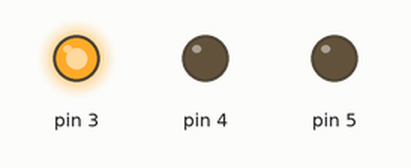
A sketch run on a simulated Arduino Uno, built with avr-gcc and run on an emulated ATmega328P. On the bench: output pins drawn as LEDs (lit = HIGH).

Above: at 0.1 s.
At 40.1 s:
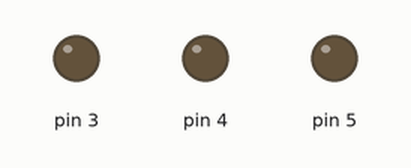
At 60.1 s:
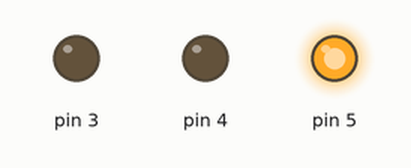
At 120.1 s:
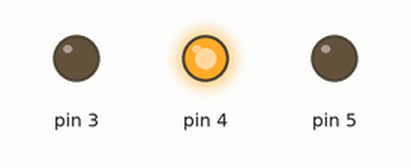
Timing chart, 0 to 121.6 s (numbered marks = the images above):
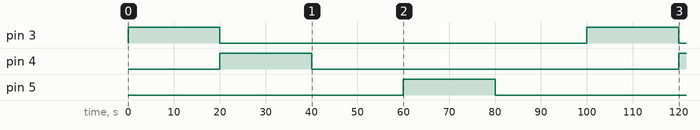

Measured:
- by itself, pin 3: alternates HIGH for 20.0 s and LOW for 80.0 s
- by itself, pin 4: LOW → HIGH at 20.0 s, → LOW 20.0 s later, → HIGH 80.0 s later
- by itself, pin 5: LOW → HIGH at 60.0 s, → LOW 20.0 s later

The sketch:

traffic_lights.ino
```cpp
// Define the pins for the LEDs
int led1 = 3;
int led2 = 4;
int led3 = 5;

void setup() {
  // Set the defined pins as output
  pinMode(3, OUTPUT);
  pinMode(4, OUTPUT);
  pinMode(5, OUTPUT);
}

void loop() {
  // Turn on the first LED
  digitalWrite(3, HIGH);
  // Wait for 20 seconds
  delay(20000);
  // Turn off the first LED
  digitalWrite(3, LOW);
  // Wait for 20 seconds

  // Repeat the same process for the second LED
  digitalWrite(4, HIGH);
  delay(20000);
  digitalWrite(4, LOW);
  delay(20000);

  // Repeat the same process for the third LED
  digitalWrite(5, HIGH);
  delay(20000);
  digitalWrite(5, LOW);
  delay(20000);
}
```
